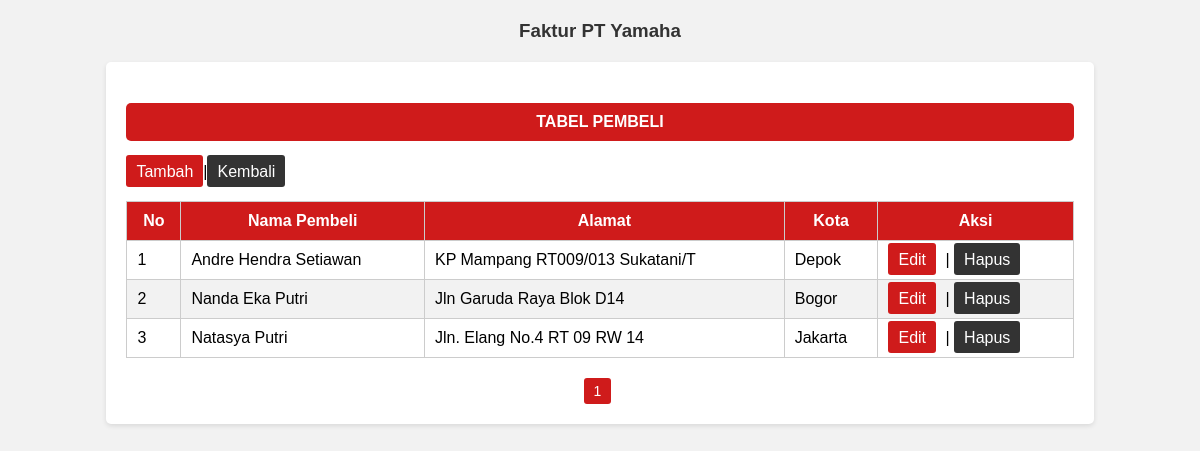
Page /pembeli/pembeli_lihat.php on the committed database.
### tables this page shows
CREATE TABLE `pembeli` (
  `id_pembeli` int(11) NOT NULL,
  `nama_pembeli` varchar(25) NOT NULL,
  `alamat` varchar(50) NOT NULL,
  `kota` varchar(10) NOT NULL
);

### pembeli/pembeli_lihat.php (the view, shortened to what this page needs)
<html>
<h3> Faktur PT Yamaha </h3>
<form>
<h4>TABEL PEMBELI</h4>
<a class="tambah" href="pembeli_tambah.php">Tambah</a>|<a class="kembali" href="../home.php">Kembali</a>
<table border ="1" align="center" width="100%">
    <tr bgcolor="green">
        <th>No</th>
        <th>Nama Pembeli</th>
        <th>Alamat</th>
        <th>Kota</th>
        <th>Aksi</th>
    </tr>
    <tr>
        <?php
            include "../koneksi.php";
            $limit = 10;
            $page = isset($_GET['page']) ? $_GET['page'] : 1;
            $start = ($page - 1) * $limit;
            $query = mysqli_query($conn, "SELECT * FROM pembeli LIMIT $start, $limit");
            while ($data=mysqli_fetch_array($query)){
                ?>
                <tr>
                <td><?php echo $data['id_pembeli']   ;?></td>
                <td><?php echo $data['nama_pembeli'] ;?></td>
                <td><?php echo $data['alamat'] ;?></td>
                <td><?php echo $data['kota'] ;?></td>
                <td>
				<a class="edit" href="pembeli_ubah.php?id_pembeli=<?php echo $data['id_pembeli'];?>" >Edit</a> |
				<a class="hapus" href="pembeli_hapus.php?id_pembeli=<?php echo $data['id_pembeli']; ?>" onclick="return confirm('Yakin hapus?')">Hapus</a>
			</td>
            </tr>
            </tr>
            <?php } ?>
</table>
        <div class="pagination">
            <?php
            $query_total = mysqli_query($conn, "SELECT COUNT(*) as total FROM pembeli");
            $data_total = mysqli_fetch_assoc($query_total);
            $total_pages = ceil($data_total['total'] / $limit);
            for ($i = 1; $i <= $total_pages; $i++) {
                if ($i == $page) {
                    echo '<a href="?page=' . $i . '" class="current">' . $i . '</a>';
                } else {
                    echo '<a href="?page=' . $i . '">' . $i . '</a>';
                }
            }
            ?>
</div>
</form>
</html>

### pembeli/pembeli_lihat.php (style rules this page uses)
h3 { color: #333; text-align: center; margin-top: 20px; }
form { margin: 20px auto; width: 80%; background-color: #fff; padding: 20px; border-radius: 5px; box-shadow: 0 2px 5px rgba(0, 0, 0, 0.1); }
table { width: 100%; border-collapse: collapse; margin-top: 20px; }
table td { padding: 10px; border: 1px solid #ccc; }
table th { padding: 10px; background-color: #CF1B1B; color: #fff; border: 1px solid #ccc; }
table tr:nth-child(even) { background-color: #f2f2f2; }
.tambah, .edit { padding: 7.5px 10px; background-color: #CF1B1B; color: #fff; text-decoration: none; border-radius: 3px; }
.hapus, .kembali { padding: 7.5px 10px; background-color: #333; color: #fff; text-decoration: none; border-radius: 3px; }
.edit { margin-right: 5px; }
.tambah, .kembali { margin-top: 1px; }
.pagination { margin-top: 20px; text-align: center; }
.pagination a { display: inline-block; padding: 5px 10px; background-color: #333; color: #fff; text-decoration: none; border-radius: 3px; font-size: 14px; margin-right: 5px; }
.pagination a.current { background-color: #CF1B1B; }
h4 { text-align: center; background-color: #CF1B1B; color: #fff; padding: 10px; border-radius: 5px; }

### rows in the picture
pembeli: id_pembeli "1", nama_pembeli "Andre Hendra Setiawan", alamat "KP Mampang RT009/013 Sukatani/T", kota "Depok"
pembeli: id_pembeli "2", nama_pembeli "Nanda Eka Putri", alamat "Jln Garuda Raya Blok D14", kota "Bogor"
pembeli: id_pembeli "3", nama_pembeli "Natasya Putri", alamat "Jln. Elang No.4 RT 09 RW 14", kota "Jakarta"
